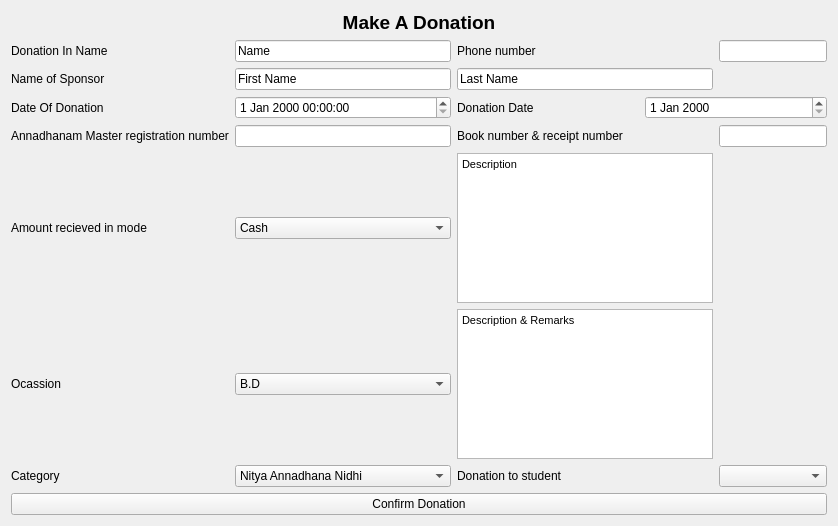
                  <widget class="QWidget" name="page_home">
                   <layout class="QVBoxLayout" name="verticalLayout_10">
                    <item>
                     <layout class="QVBoxLayout" name="verticalLayout_12">
                      <item>
                       <widget class="QLabel" name="label">
                        <property name="maximumSize">
                         <size>
                          <width>16777215</width>
                          <height>80</height>
                         </size>
                        </property>
                        <property name="font">
                         <font>
                          <family>Segoe UI</family>
                          <pointsize>14</pointsize>
                          <weight>75</weight>
                          <bold>true</bold>
                         </font>
                        </property>
                        <property name="text">
                         <string>Make A Donation</string>
                        </property>
                        <property name="alignment">
                         <set>Qt::AlignHCenter|Qt::AlignTop</set>
                        </property>
                       </widget>
                      </item>
                      <item>
                       <layout class="QGridLayout" name="gridLayout_3">
                        <item row="3" column="3">
                         <widget class="QLineEdit" name="lineEdit_5"/>
                        </item>
                        <item row="5" column="2">
                         <widget class="QTextEdit" name="textEdit">
                          <property name="maximumSize">
                           <size>
                            <width>16777215</width>
                            <height>150</height>
                           </size>
                          </property>
                          <property name="html">
                           <string>&lt;!DOCTYPE HTML PUBLIC &quot;-//W3C//DTD HTML 4.0//EN&quot; &quot;http://www.w3.org/TR/REC-html40/strict.dtd&quot;&gt;
&lt;html&gt;&lt;head&gt;&lt;meta name=&quot;qrichtext&quot; content=&quot;1&quot; /&gt;&lt;style type=&quot;text/css&quot;&gt;
p, li { white-space: pre-wrap; }
&lt;/style&gt;&lt;/head&gt;&lt;body style=&quot; font-family:'MS Shell Dlg 2'; font-size:8.25pt; font-weight:400; font-style:normal;&quot;&gt;
&lt;p style=&quot; margin-top:0px; margin-bottom:0px; margin-left:0px; margin-right:0px; -qt-block-indent:0; text-indent:0px;&quot;&gt;&lt;span style=&quot; font-size:8pt;&quot;&gt;Description&lt;/span&gt;&lt;/p&gt;&lt;/body&gt;&lt;/html&gt;</string>
                          </property>
                         </widget>
                        </item>
                        <item row="1" column="0">
                         <widget class="QLabel" name="label_4">
                          <property name="text">
                           <string>Name of Sponsor</string>
                          </property>
                         </widget>
                        </item>
                        <item row="3" column="0">
                         <widget class="QLabel" name="label_7">
                          <property name="text">
                           <string>Annadhanam Master registration number</string>
                          </property>
                         </widget>
                        </item>
                        <item row="0" column="0">
                         <widget class="QLabel" name="label_2">
                          <property name="text">
                           <string>Donation In Name</string>
                          </property>
                         </widget>
                        </item>
                        <item row="0" column="1">
                         <widget class="QLineEdit" name="lineEdit_2">
                          <property name="text">
                           <string>Name</string>
                          </property>
                         </widget>
                        </item>
                        <item row="1" column="2">
                         <widget class="QLineEdit" name="lineEdit_7">
                          <property name="text">
                           <string>Last Name</string>
                          </property>
                         </widget>
                        </item>
                        <item row="2" column="0">
                         <widget class="QLabel" name="label_3">
                          <property name="text">
                           <string>Date Of Donation</string>
                          </property>
                         </widget>
                        </item>
                        <item row="3" column="1">
                         <widget class="QLineEdit" name="lineEdit_4"/>
                        </item>
                        <item row="1" column="1">
                         <widget class="QLineEdit" name="lineEdit_6">
                          <property name="text">
                           <string>First Name </string>
                          </property>
                         </widget>
                        </item>
                        <item row="2" column="2" colspan="2">
                         <layout class="QHBoxLayout" name="horizontalLayout_13">
                          <item>
                           <widget class="QLabel" name="label_5">
                            <property name="text">
                             <string>Donation Date</string>
                            </property>
                            <property name="alignment">
                             <set>Qt::AlignLeading|Qt::AlignLeft|Qt::AlignVCenter</set>
                            </property>
                           </widget>
                          </item>
                          <item>
                           <widget class="QDateEdit" name="dateEdit">
                            <property name="minimumSize">
                             <size>
                              <width>100</width>
                              <height>0</height>
                             </size>
                            </property>
                           </widget>
                          </item>
                         </layout>
                        </item>
                        <item row="2" column="1">
                         <widget class="QDateTimeEdit" name="dateTimeEdit"/>
                        </item>
                        <item row="3" column="2">
                         <widget class="QLabel" name="label_8">
                          <property name="text">
                           <string>Book number &amp; receipt number</string>
                          </property>
                         </widget>
                        </item>
                        <item row="5" column="0">
                         <widget class="QLabel" name="label_6">
                          <property name="text">
                           <string>Amount recieved in mode</string>
                          </property>
                         </widget>
                        </item>
                        <item row="5" column="1">
                         <widget class="QComboBox" name="comboBox_2">
                          <item>
                           <property name="text">
                            <string>Cash</string>
                           </property>
                          </item>
                          <item>
                           <property name="text">
                            <string>Cheque</string>
                           </property>
                          </item>
                          <item>
                           <property name="text">
                            <string>Direct remittance to bank</string>
                           </property>
                          </item>
                         </widget>
                        </item>
                        <item row="6" column="0">
                         <widget class="QLabel" name="label_9">
                          <property name="text">
                           <string>Ocassion</string>
                          </property>
                         </widget>
                        </item>
                        <item row="6" column="1">
                         <widget class="QComboBox" name="comboBox_3">
                          <item>
                           <property name="text">
                            <string>B.D</string>
                           </property>
                          </item>
                          <item>
                           <property name="text">
                            <string>M.D</string>
                           </property>
                          </item>
                          <item>
                           <property name="text">
                            <string>S.D</string>
                           </property>
                          </item>
                          <item>
                           <property name="text">
                            <string>Jayanthi</string>
                           </property>
                          </item>
                          <item>
                           <property name="text">
                            <string>Vardanthi</string>
                           </property>
                          </item>
                          <item>
                           <property name="text">
                            <string>Others</string>
                           </property>
                          </item>
                         </widget>
                        </item>
                        <item row="6" column="2">
                         <widget class="QTextEdit" name="textEdit_2">
                          <property name="maximumSize">
                           <size>
                            <width>16777215</width>
                            <height>150</height>
                           </size>
                          </property>
                          <property name="html">
                           <string>&lt;!DOCTYPE HTML PUBLIC &quot;-//W3C//DTD HTML 4.0//EN&quot; &quot;http://www.w3.org/TR/REC-html40/strict.dtd&quot;&gt;
&lt;html&gt;&lt;head&gt;&lt;meta name=&quot;qrichtext&quot; content=&quot;1&quot; /&gt;&lt;style type=&quot;text/css&quot;&gt;
p, li { white-space: pre-wrap; }
&lt;/style&gt;&lt;/head&gt;&lt;body style=&quot; font-family:'MS Shell Dlg 2'; font-size:8.25pt; font-weight:400; font-style:normal;&quot;&gt;
&lt;p style=&quot; margin-top:0px; margin-bottom:0px; margin-left:0px; margin-right:0px; -qt-block-indent:0; text-indent:0px;&quot;&gt;Description &amp;amp; Remarks&lt;/p&gt;&lt;/body&gt;&lt;/html&gt;</string>
                          </property>
                         </widget>
                        </item>
                        <item row="7" column="0">
                         <widget class="QLabel" name="label_10">
                          <property name="text">
                           <string>Category</string>
                          </property>
                         </widget>
                        </item>
                        <item row="7" column="1">
                         <widget class="QComboBox" name="comboBox_4">
                          <item>
                           <property name="text">
                            <string>Nitya Annadhana Nidhi</string>
                           </property>
                          </item>
                          <item>
                           <property name="text">
                            <string>Shaswitha Annadhana Nidhi</string>
                           </property>
                          </item>
                          <item>
                           <property name="text">
                            <string>Smruthi Nidhi</string>
                           </property>
                          </item>
                          <item>
                           <property name="text">
                            <string>Vidyarthi Poshaka Nidhi</string>
                           </property>
                          </item>
                          <item>
                           <property name="text">
                            <string>Vidyarthi Patashala Rusumu Nidhi</string>
                           </property>
                          </item>
                          <item>
                           <property name="text">
                            <string>Vidyarthi Samraksha Nidhi</string>
                           </property>
                          </item>
                          <item>
                           <property name="text">
                            <string>Patron</string>
                           </property>
                          </item>
                          <item>
                           <property name="text">
                            <string>General Donors</string>
                           </property>
                          </item>
                         </widget>
                        </item>
                        <item row="7" column="2">
                         <widget class="QLabel" name="label_11">
                          <property name="text">
                           <string>Donation to student</string>
                          </property>
                         </widget>
                        </item>
                        <item row="7" column="3">
                         <widget class="QComboBox" name="comboBox_5"/>
                        </item>
                        <item row="0" column="2">
                         <widget class="QLabel" name="label_12">
                          <property name="text">
                           <string>Phone number</string>
                          </property>
                         </widget>
                        </item>
                        <item row="0" column="3">
                         <widget class="QLineEdit" name="lineEdit_3"/>
                        </item>
                       </layout>
                      </item>
                     </layout>
                    </item>
                    <item>
                     <widget class="QPushButton" name="pushButton_2">
                      <property name="text">
                       <string>Confirm Donation</string>
                      </property>
                     </widget>
                    </item>
                   </layout>
                  </widget>
